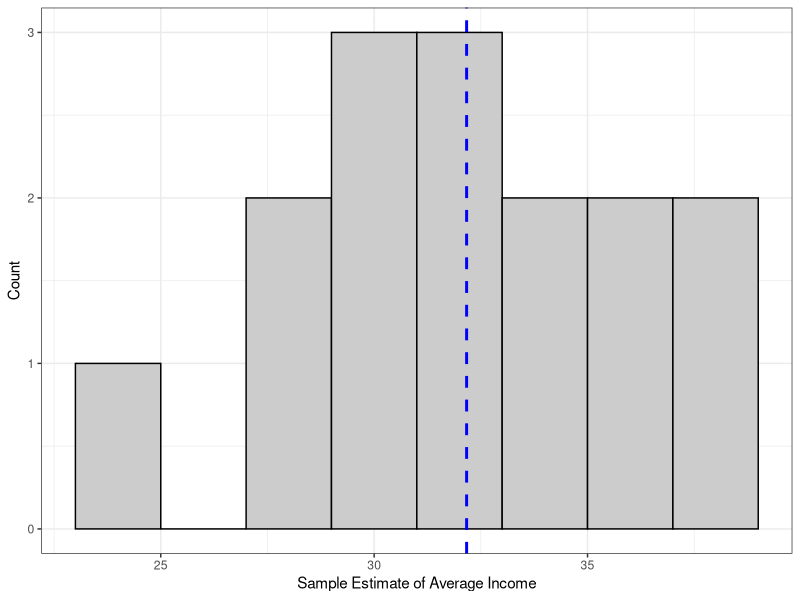

Generate this figure with R:
## ---- chunk 1
library(utils)
library(ggplot2)
library(dplyr)
library(reshape2)
library(knitr)
library(kableExtra)
## ---- chunk 2
# Population units
id <- c("A", "B", "C", "D", "E", "F")
# Population incomes
income <- c(25, 18, 33, 22, 50, 45)
# Table
data <- data.frame(Income = income)
data <- t(data)
rownames(data) <- "Income (in 1000 USD)"
knitr::kable(data, col.names = id, row.names = T) %>%
  kable_styling(full_width = F)
## ---- chunk 3
#| label: fig-thebarplot
# Create sampling distribution
possible_samples <- combn(c(1:6), 4)
estimates <- sapply(1:ncol(possible_samples), function(x) mean(income[possible_samples[, x]]))
plot_data <- data.frame(estimates = estimates)
# Plot sampling distribution
plot1 <- ggplot(plot_data, aes(x = estimates)) +
  geom_histogram(binwidth = 2, fill = "grey80", color = "black") +
  theme_bw() +
  xlab("Sample Estimate of Average Income") +
  ylab("Count") +
  geom_vline(aes(xintercept = mean(estimates)),
             color = "blue", linetype = "dashed", linewidth = 1
  )
print(plot1)
## ---- chunk 4
# Unit-level effects
tau <- c(2, -10, -20, 2, 3, 5)
# Treated potential outcomes
income_1 <- income + tau
# Make table
table_data <- cbind(income, income_1, tau)
additional_row <- c(round(mean(income), 2), round(mean(income_1), 2), mean(tau))
table_data <- rbind(table_data, additional_row)
rownames(table_data) <- c(id, "Average")
knitr::kable(table_data,
  row.names = T,
  col.names = c("Y0", "Y1", "Y1 - Y0")
) %>%
  kable_styling(full_width = F)
